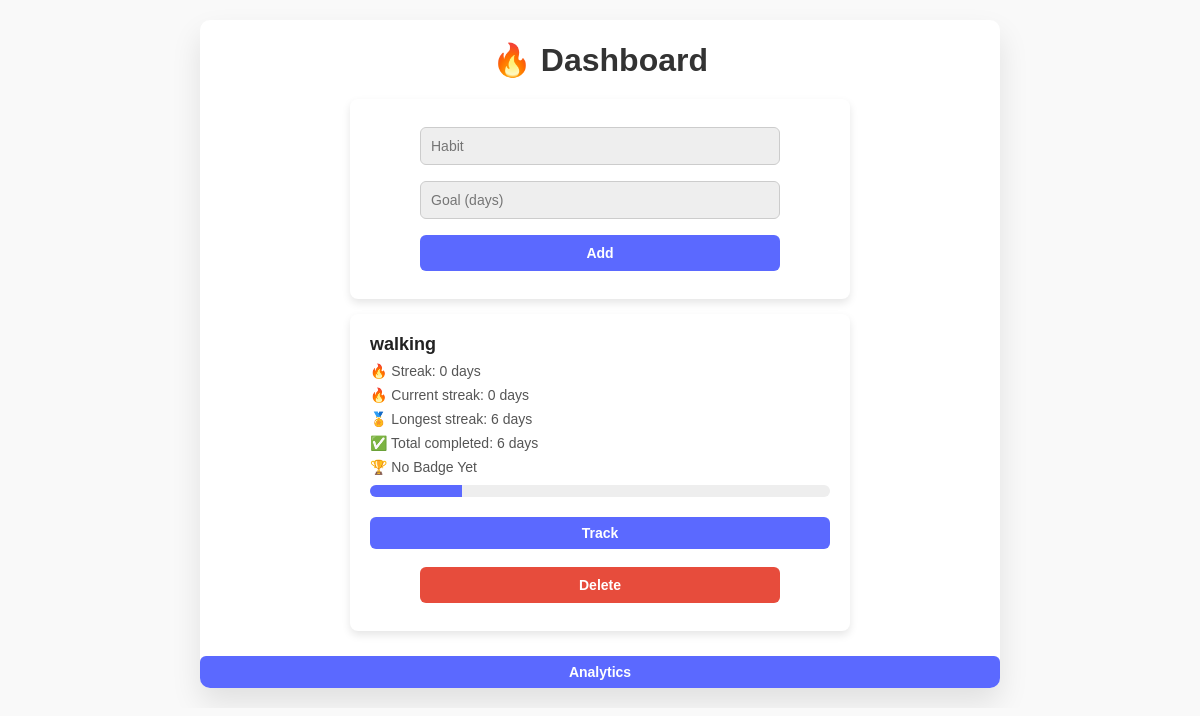
/dashboard (signed in), run on the app's committed database.
### tables this page shows
CREATE TABLE habits(
        id INTEGER PRIMARY KEY,
        user_id INTEGER,
        name TEXT,
        goal INTEGER,
        FOREIGN KEY(user_id) REFERENCES users(id)
    );

### app.py (the view)
@app.route("/dashboard")
def dashboard():
    if "user" not in session:
        return redirect("/login")
    con = connect()
    cur = con.cursor()
    cur.execute("SELECT * FROM habits WHERE user_id=?", (session["user"],))
    habits = cur.fetchall()
    con.close()
    return render_template("dashboard.html",
                           habits=habits,
                           get_streak=get_streak,
                           get_current_streak=get_current_streak,
                           get_longest_streak=get_longest_streak,
                           get_total_completed=get_total_completed,
                           get_progress=get_progress,
                           get_achievement=get_achievement)

### app.py (called while the page is built)
def connect():
    return sqlite3.connect(DB)

def get_current_streak(habit_id):
    con = connect()
    cur = con.cursor()
    cur.execute("SELECT date FROM habit_logs WHERE habit_id=? ORDER BY date DESC", (habit_id,))
    rows = cur.fetchall()
    con.close()
    dates = {r[0] for r in rows}
    streak = 0
    today = datetime.now()
    while True:
        expected = (today - timedelta(days=streak)).strftime("%Y-%m-%d")
        if expected in dates:
            streak += 1
        else:
            break
    return streak

def get_longest_streak(habit_id):
    con = connect()
    cur = con.cursor()
    cur.execute("SELECT date FROM habit_logs WHERE habit_id=? ORDER BY date ASC", (habit_id,))
    rows = cur.fetchall()
    con.close()
    if not rows:
        return 0
    dates = [datetime.strptime(r[0], "%Y-%m-%d") for r in rows]
    longest = 1
    current = 1
    for i in range(1, len(dates)):
        if (dates[i] - dates[i-1]).days == 1:
            current += 1
            longest = max(longest, current)
        else:
            current = 1
    return longest

def get_streak(habit_id):
    return get_current_streak(habit_id)   # or get_longest_streak(habit_id)

def get_progress(habit_id, goal):
    goal = int(goal) if goal else 0
    con = connect()
    cur = con.cursor()
    cur.execute("SELECT COUNT(*) FROM habit_logs WHERE habit_id=?", (habit_id,))
    completed = cur.fetchone()[0]
    con.close()
    percent = int((completed / goal) * 100) if goal > 0 else 0
    return min(percent, 100)

def get_total_completed(habit_id):
    con = connect()
    cur = con.cursor()
    cur.execute("SELECT COUNT(*) FROM habit_logs WHERE habit_id=?", (habit_id,))
    total = cur.fetchone()[0]
    con.close()
    return total

def get_achievement(streak):
    if streak >= 30:
        return "👑 Master"
    elif streak >= 14:
        return "🥇 Dedicated"
    elif streak >= 7:
        return "🥈 Consistent"
    elif streak >= 3:
        return "🥉 Beginner"
    else:
        return "No Badge Yet"

### templates/dashboard.html (shortened to what this page needs)
{% extends "base.html" %}
{% block content %}
<h1>🔥 Dashboard</h1>
<div class="card">
    <form method="POST" action="/add">
        <input type="text" name="name" placeholder="Habit" required>
        <input type="number" name="goal" placeholder="Goal (days)" required>
        <button type="submit">Add</button>
    </form>
</div>
{% for h in habits %}
<div class="card">
    <b>{{ h[2] }}</b>
    <p>🔥 Streak: {{ get_streak(h[0]) }} days</p>
    <p>🔥 Current streak: {{ get_current_streak(h[0]) }} days</p>
    <p>🏅 Longest streak: {{ get_longest_streak(h[0]) }} days</p>
    <p>✅ Total completed: {{ get_total_completed(h[0]) }} days</p>
    <p>🏆 {{ get_achievement(get_streak(h[0])) }}</p>
    <div class="progress-bar">
        <div class="progress-fill" style="width: {{ get_progress(h[0], h[3]) }}%"></div>
    </div>
    <a href="/calendar/{{ h[0] }}">
        <button type="button">Track</button>
    </a>
    <div>
        <form method="POST" action="/delete/{{ h[0] }}" style="margin-top:10px;">
            <button type="submit" style="background-color:#e74c3c;">Delete</button>
        </form>
    </div>
</div>
{% endfor %}
<a href="/charts">
    <button type="button">Analytics</button>
</a>
{% endblock %}

### static/style.css (style rules this page uses)
* { box-sizing: border-box; }
body { font-family: 'Segoe UI', sans-serif; background: #f6f5f7; display: flex; justify-content: center; align-items: center; height: 100vh; margin: 0; }
form { background: #fff; display: flex; flex-direction: column; padding: 0 50px; height: 100%; justify-content: center; align-items: center; text-align: center; }
input { background: #eee; border: none; padding: 12px; margin: 8px 0; width: 100%; border-radius: 4px; }
button { border: none; padding: 12px 45px; border-radius: 20px; background-color: #5b69ff; color: #fff; font-size: 14px; font-weight: bold; margin-top: 10px; cursor: pointer; transition: 0.3s; }

### templates/dashboard.html (style rules this page uses)
html, body { height: auto; min-height: 100%; overflow-y: auto; }
body { font-family: Arial, sans-serif; background-color: #f9f9f9; margin: 0; padding: 20px; }
input, button { pointer-events: auto; }
h1 { text-align: center; color: #333; margin-bottom: 20px; }
.card { background: #fff; border-radius: 8px; padding: 20px; margin: 15px auto; box-shadow: 0 4px 8px rgba(0, 0, 0, 0.1); max-width: 500px; }
.card b { font-size: 18px; color: #222; }
.card p { margin: 8px 0; font-size: 14px; color: #555; }
form input, form button { display: block; width: 100%; margin: 8px 0; padding: 10px; border-radius: 6px; border: 1px solid #ccc; font-size: 14px; }
form button { background-color: #5b69ff; color: #fff; border: none; font-weight: bold; cursor: pointer; }
.progress-bar { background: #eee; border-radius: 6px; overflow: hidden; height: 12px; margin: 10px 0; }
.progress-fill { background: #5b69ff; height: 100%; transition: width 0.3s ease; }
button { background-color: #5b69ff; color: #fff; border: none; border-radius: 6px; padding: 8px 16px; margin-top: 10px; cursor: pointer; font-weight: bold; }
a button { width: 100%; }

### data on the page
habits: name "walking", get_streak "0", get_current_streak "0", get_longest_streak "6", get_total_completed "6", get_achievement "No Badge Yet", goal 30 (drawn)
